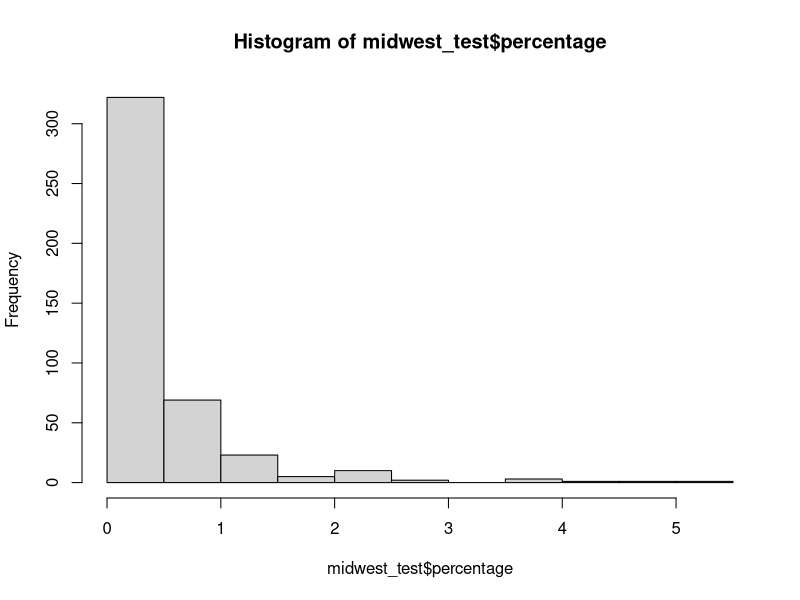

Generate this figure with R: (Note: this script raises an error after producing the figure.)
# ggplot2 패키지에는 미국 동북중부 437개 지역의 
# 인구통계 정보를 담은 midwest 라는 데이터가 
# 들어 있습니다.
# midwest 데이터를 사용해 데이터 분석 문제를 해결하시오
midwest_test <- as.data.frame(ggplot2::midwest)
str(midwest_test)
# 1.  poptotal 변수를 total 로, popasian 변수를 
# asian 으로 수정하세요
midwest_test$total <- midwest_test$poptotal
midwest_test <- subset(midwest_test,select = -poptotal)

midwest_test$asian <- midwest_test$popasian
midwest_test <- subset(midwest_test,select = -popasian)

# 2. total, asian 변수를 이용해 '전체 인구 대비 아시아 인구 
# 백분율' 파생변수를만들고, 히스토그램을 만들어 도시들이
# 어떻게 분포하는지 살펴보시오.
midwest_test$percentage <- (midwest_test$asian/midwest_test$total)*100
hist(midwest_test$percentage)

# 3.아시아 인구 백분율 전체 평균을 구하고, 평균을 초과하면
# 'large' , 그 외에는 'small' 을 부여하는 파생변수를 만드시오.
mean(midwest_test$percentage)
midwest_test$avg <- ifelse(midwest_test$percentage > mean(midwest_test$percentage), "Large", "small")

# 4. 'large' 와 'small' 에 해당하는 지역이 얼마나 되는지 
# 빈도표와 빈도 막대 그래프를 만들어 확인해 보세요.
qplot(midwest_test$avg)